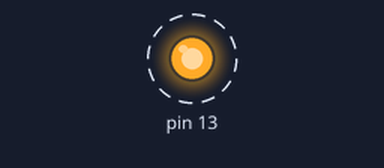
The sketch below on a simulated Arduino Uno, built with avr-gcc and run on an emulated ATmega328P. Shown: output pins drawn as LEDs (lit = HIGH). Dashed ring = blinking.

Above: at 0.2 s.
Timing chart, 0 to 3.0 s (numbered marks = the images above):
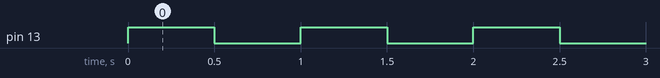

Measured:
- by itself, pin 13: alternates HIGH for 0.50 s and LOW for 0.50 s

The sketch:

lab13b.ino
```cpp
// Lab 13b: ASM inline AVR con sbi/cbi
void setup() {
// DDRB bit 5 = 1 (PB5 salida) — dirección I/O 0x04
asm volatile ("sbi %0, %1" : : "I" (0x04), "I" (5));
}
void loop() {
uint8_t valor = 0b00100000; // PB5 = 1
asm volatile ("out %0, %1" : : "I" (0x05), "r" (valor));
delay(500);
valor = 0;
asm volatile ("out %0, %1" : : "I" (0x05), "r" (valor));
delay(500);
}
```
